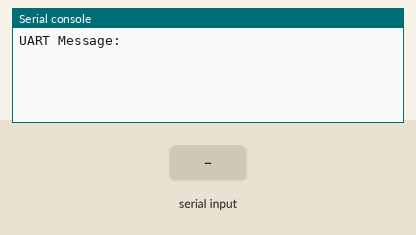
This program was run on a simulated Raspberry Pi Pico running MicroPython. Parts: the last lines printed to the serial console. The inputs (shaded band) are chosen by the test bench.

Above: at 1.2 s.
1.3 s: "1" typed at the serial console, then Enter
At 2.4 s:
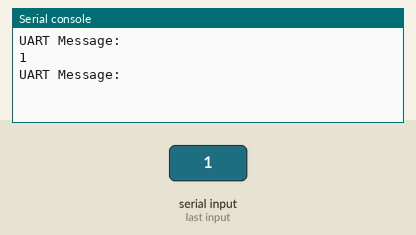
2.8 s: "0" typed at the serial console, then Enter
At 3.5 s:
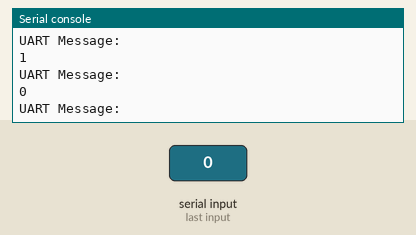
4.3 s: "2" typed at the serial console, then Enter
At 4.7 s:
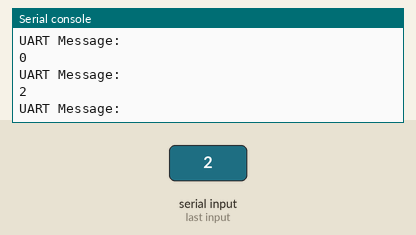

The program:

uart_demo.py
```python
# Author: Elvis Chino-Islas
# Date: 4/9/2020
# Purpose: RP-RP2 Workshop
# Description:
#   Demonstrate how to use the UARTs on the
#   RP-RP2.

from machine import UART, Pin
import utime
from micropython import const

# Rate at which UART communicates (bits per second)
BAUD            = const(9600)
# Num of START bits
START_BITS      = const(1)
# Num of STOP bits
STOP_BITS       = const(1)
# Num of PARITY bits
PARITY_BITS     = const(0)
# PARITY bit type
PARITY_TYPE     = None
# BAUD rate converted to bytes per second
BYTES_PER_SEC   = 1/(BAUD/8)

if __name__ == '__main__':

    # Declares a 32 byte buffer
    write_bytes = bytearray()
    read_bytes = bytearray()

    # Declare and initialize RX trigger
    is_rx = False

    # Declares and initializes UART0 using GP0 (TX) and GP1(RX)
    uart0 = UART(0, tx=Pin(0), rx=Pin(1))

    #   Declare and initializes flags that enable RX and TX independently
    tx_flag = Pin(2, mode=Pin.IN, pull=Pin.PULL_UP)
    rx_flag = Pin(3, mode=Pin.IN, pull=Pin.PULL_DOWN)

    while True:

        # if GP2 is high
        if tx_flag.value():
            # Ask for string via REPL
            output_str = input("UART Message: ")
            write_bytes = bytearray(len(output_str))

            # Encodes string (ASCII)
            write_bytes = bytearray(output_str.encode())

            # Writes message via GP0
            uart0.write(write_bytes)

            # Calculates amount of time CPU must wait for UART to fully send message
            sleep_time = BYTES_PER_SEC * (len(output_str))
            # CPU sleeps for msg to be fully sent
            utime.sleep_ms(round(sleep_time * 1E3))

        # if GP2 is low
        if rx_flag.value():

            #print('Receiving: ', end='')

            # Clear read buffer
            read_bytes = bytes()

            # While UART has bytes waiting
            while uart0.any() > 0:
                # set rx trigger
                is_rx = True

                # append read byte to buffer
                read_bytes += uart0.read(1) #type: ignore

            # If something was received
            if is_rx:
                # Clear rx trigger
                is_rx = False

                # Print received message
                print(read_bytes.decode())

            utime.sleep_ms(round((BYTES_PER_SEC * 256) * 1E3))

        # CPU sleeps for 1 ms
        utime.sleep_ms(1)
```

Measured:
- after the input at 1.3 s, the serial console: prints a new line at once (image 1)
- after the input at 2.8 s, the serial console: prints a new line at once (image 2)
- after the input at 4.3 s, the serial console: prints a new line at once (image 3)
